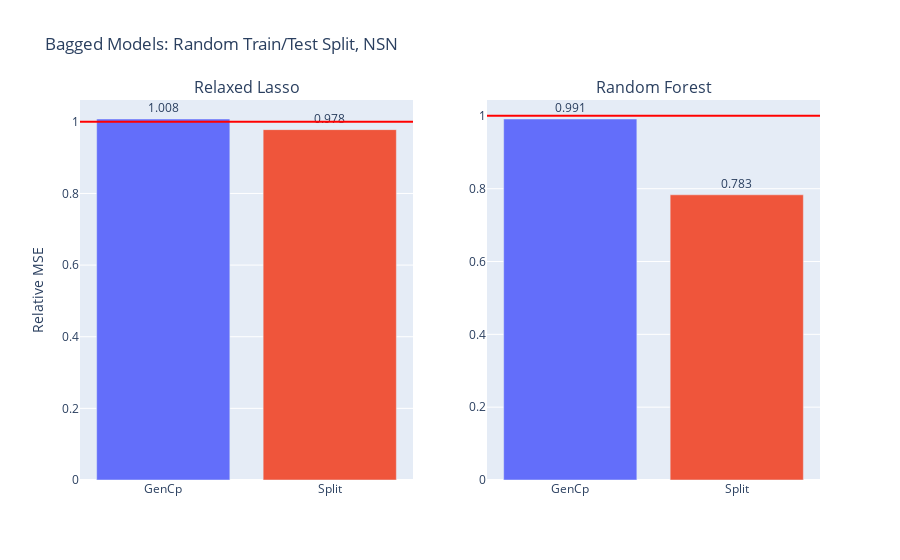

Write notebook code for a chart like this one.
### Code cell
fig = gen_model_barplots(
    model_errs, 
    model_names, 
    est_names, 
    title="Bagged Models: Random Train/Test Split, NSN", 
)
fig.show()

### Figure 1 — Plotly figure (JSON) as saved in the notebook; plotly's stock layout.template omitted (floating-point values rounded to 4 significant figures)
{"data": [{"marker": {"color": ["#636EFA", "#EF553B", "#00CC96", "#AB63FA", "#FFA15A", "#19D3F3", "#FF6692", "#B6E880", "#FF97FF", "#FECB52"]}, "text": [1.008, 0.978], "textposition": "outside", "type": "bar", "x": ["GenCp", "Split"], "xaxis": "x", "y": [1.008, 0.9782], "yaxis": "y"}, {"marker": {"color": ["#636EFA", "#EF553B", "#00CC96", "#AB63FA", "#FFA15A", "#19D3F3", "#FF6692", "#B6E880", "#FF97FF", "#FECB52"]}, "text": [0.991, 0.783], "textposition": "outside", "type": "bar", "x": ["GenCp", "Split"], "xaxis": "x2", "y": [0.9914, 0.7832], "yaxis": "y2"}], "layout": {"annotations": [{"font": {"size": 16}, "showarrow": false, "text": "Relaxed Lasso", "x": 0.225, "xanchor": "center", "xref": "paper", "y": 1, "yanchor": "bottom", "yref": "paper"}, {"font": {"size": 16}, "showarrow": false, "text": "Random Forest", "x": 0.775, "xanchor": "center", "xref": "paper", "y": 1, "yanchor": "bottom", "yref": "paper"}], "shapes": [{"line": {"color": "red"}, "type": "line", "x0": 0, "x1": 1, "xref": "x domain", "y0": 1, "y1": 1, "yref": "y"}, {"line": {"color": "red"}, "type": "line", "x0": 0, "x1": 1, "xref": "x2 domain", "y0": 1, "y1": 1, "yref": "y2"}], "showlegend": false, "title": {"text": "Bagged Models: Random Train/Test Split, NSN"}, "xaxis": {"anchor": "y", "domain": [0, 0.45]}, "xaxis2": {"anchor": "y2", "domain": [0.55, 1]}, "yaxis": {"anchor": "x", "domain": [0, 1], "title": {"text": "Relative MSE"}}, "yaxis2": {"anchor": "x2", "domain": [0, 1]}}}
